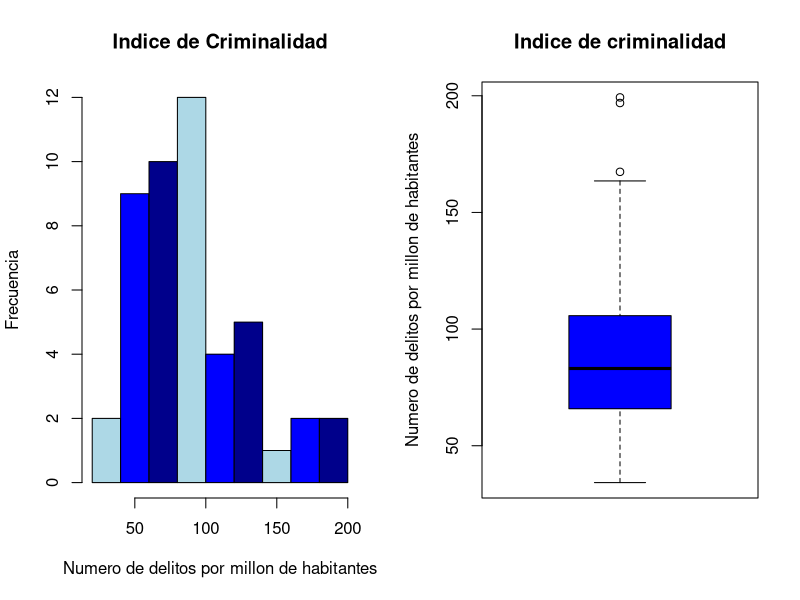
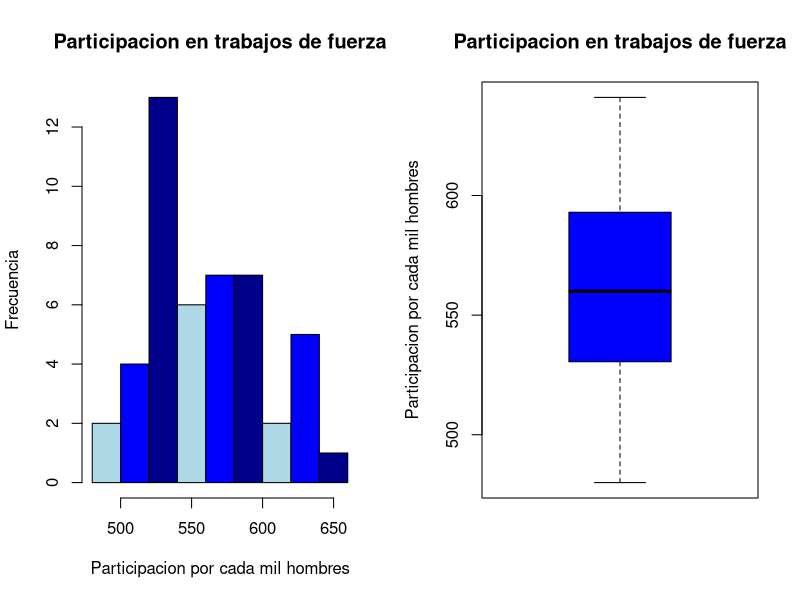
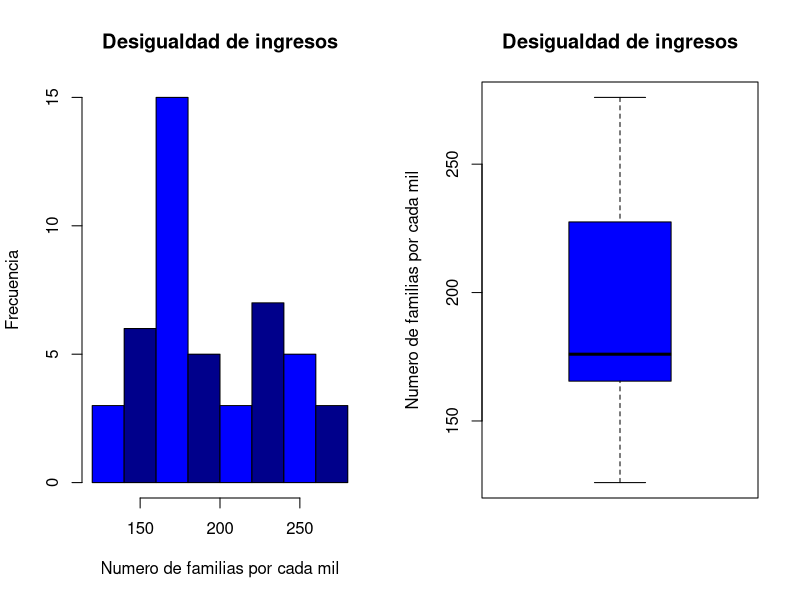
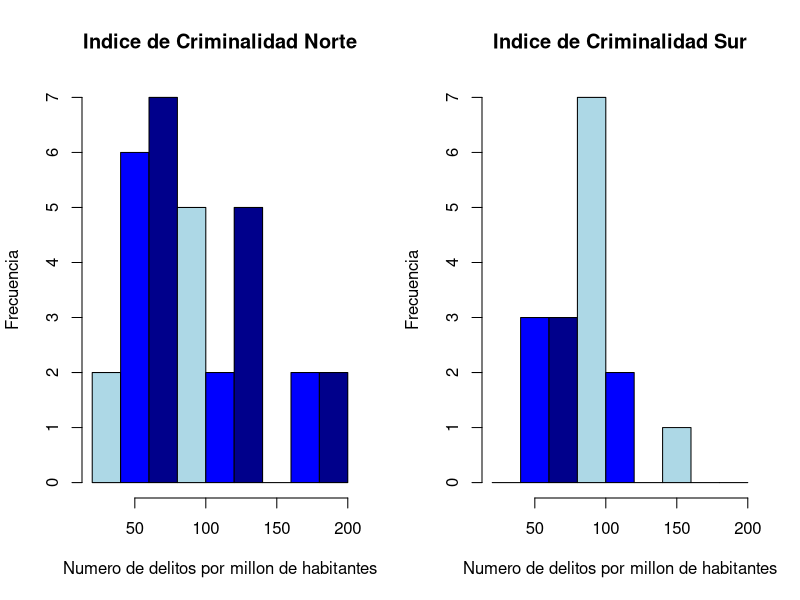
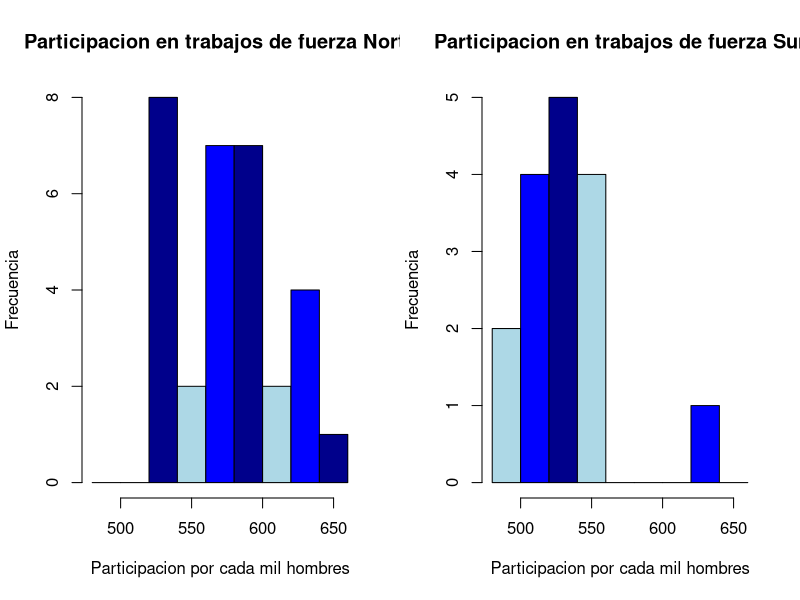
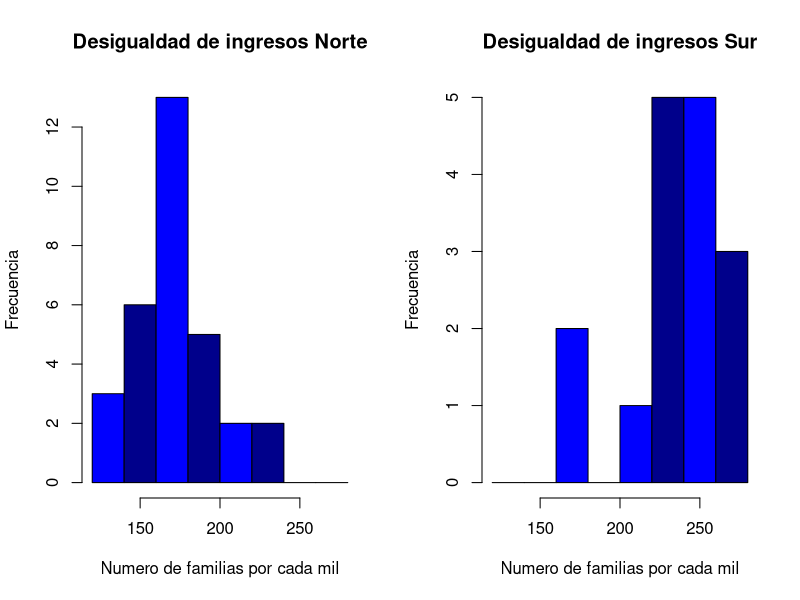
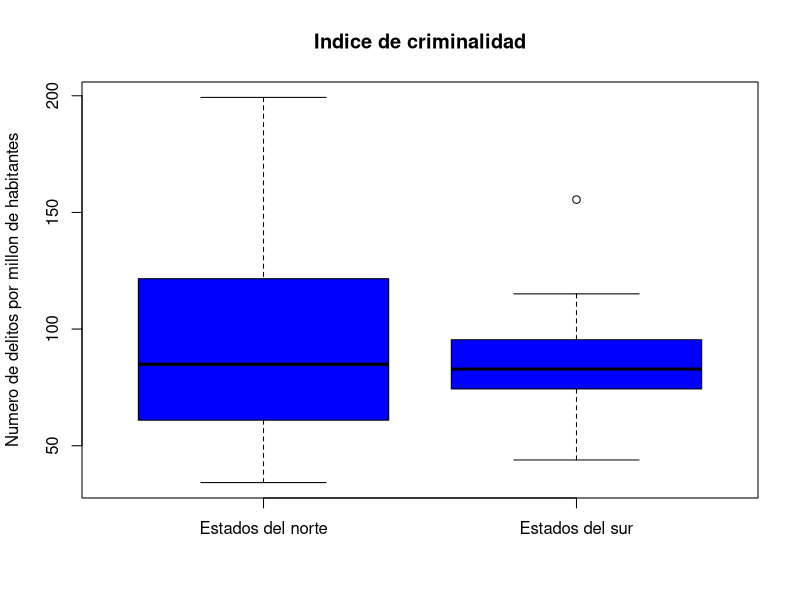
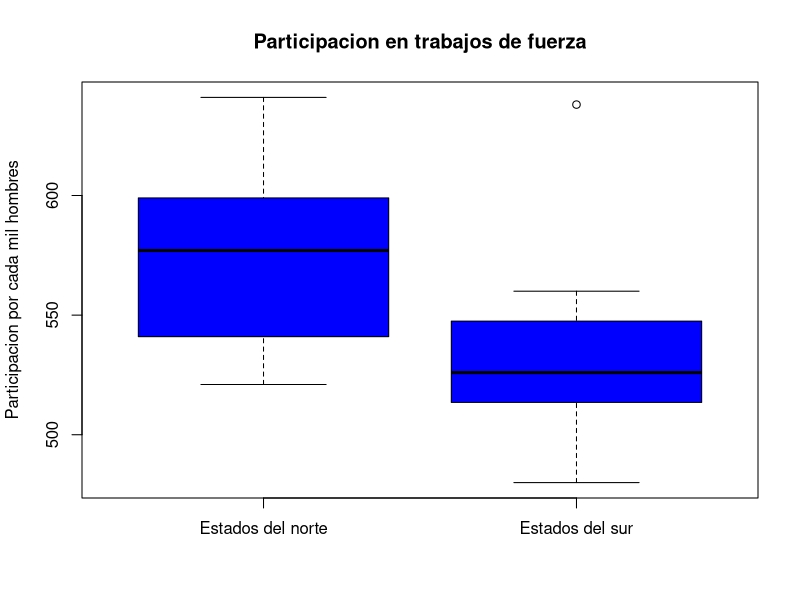

These charts were generated, in order, by the following R code:
# Laboratorio 1
# Estadistica Para Ingenieros
# Francisco Sucre 10-10717
# José Cipagauta 05-38040

#Primero, se necesitan los datos, attach para facil acceso despues.
data = read.table("IndiceCrim.dat", header = T)
attach(data)

#1

#R = Indice de criminalidad, numero de delitos conocidos por la policia por cada millon de habitantes.
summary(R) #Del summary obtenenos min, max, cuartiles, mediana, media
var(R) #Varianza
sd(R) #Desviacion estandar
range(R) #Rango
IQR(R) #Rango intercuartil

# Analisis: Con estos datos podemos ver en primer lugar que el indice de criminalidad
# es muy variante entre los estados, teniendo en cuenta que el maximo es 199, que la
# desviacion estandar sea 38 (casi un quarto del valor) indica que los valores estan
# muy dispersos. Si vemos ìel resto de las medidas podemos ver que 
# que los datos estan distribuidos de una manera relativamente uniforme, aunque si vemos
# el 3er cuartil podemos ver que el aumento es mayor despues de 105 hasta llegar en 190,
# Asi que podemos ver un diferencia notable en estos estados, una diferencia que si es
# causada por datos errados entonces afecta de manera grave al resto de las medidas.

#LF = Proporcion en participacion en trabajos de fuerza por cada mil hombres con edad 14-24.
summary(LF)
var(LF)
sd(LF)
range(LF)
IQR(LF)

# Analisis: En este caso podemos ver que los datos no se encuentran tan dispersos, ya que
# la desviacion estandar es mas pequeña en comparacion al maximo de los datos, los datos tambien
# tienen una distribucion relativamente uniforme, en el 75% de los estados no se llega a una 
# proporsicion de 600

#X = Desigualdad en ingresos, el numero de familias por mil que ganan por debajo de la mitad de la mediana de ingresos.
summary(X)
var(X)
sd(X)
range(X)
IQR(X)

# Analisis: Podemos ver que los datos no andan muy disperos ya que la desviacion
# estandar no se encuentra en una proporsicion tan eleveada comparada con el rango
# de los valores, tambien podemos ver que la mediana es algo distinta pero no es tanta la
# diferencia, podemos ver tambien que hay una distribucion relativamente uniforme en los datos,
# estando el 25% de las muestras por encima de 230 y 25% por debajo de 165

#2

#Mostrando dos graficos, histograma y boxplot de cada variable
#Considerando mostrar los datos etiquetados y coloreados para facil lectura
par(mfrow = c(1,2))
hist(R, main = "Indice de Criminalidad", xlab = "Numero de delitos por millon de habitantes", ylab = "Frecuencia", col = c("lightblue","blue","darkblue"))
boxplot(R, main = "Indice de criminalidad", ylab = "Numero de delitos por millon de habitantes", col = c("blue"))

# En estos graficos podemos facilmente observar que los indices de criminalidad mas comunes
# estan entre 50 y 100, teniendo un segundo grupo importante entre 100 y 150, y el resto
# se refieren a casos mas aislados, y como podemos ver en el grafico de caja, las muestras
# de mayor valor parecen ser datos atipicos y podrian indicar algun dato erroneo, en general
# el indice de criminalidad es bastante bajo

hist(LF, main = "Participacion en trabajos de fuerza", xlab = "Participacion por cada mil hombres", ylab = "Frecuencia", col = c("lightblue","blue","darkblue"))
boxplot(LF, main = "Participacion en trabajos de fuerza", ylab = "Participacion por cada mil hombres", col = c("blue"))

# En los graficos podemos ver que en el caso de esta variable hay una distrubucion mas uniforme
# de los valores, habiendo una concentracion relativamente parecida entre 500 y 550, y la clase
# de 550 a 600, aunque el resto de las clas aun presentan un numero considerable de muestras,
# en el grafico de caja podemos ver reflejado esto, y se ve perfectamente que entre esas dos
# clases hay una concentracion similar y en esas 2 clases en es donde se encuentran la mayoria
# de las muestras

hist(X, main = "Desigualdad de ingresos", xlab = "Numero de familias por cada mil", ylab = "Frecuencia", col = c("blue","darkblue"))
boxplot(X, main = "Desigualdad de ingresos", ylab = "Numero de familias por cada mil", col = c("blue"))

# En los graficos podemos ver que en el caso de esta variable tenemos una distrubucion diferente,
# a los graficos anteriores, aunque no hay datos lo suficientemente dispersos para considerarse
# atipicos, si podemos ver que el segundo cuartil los datos son muy parecidos mientras que en
# en el 3ro los datos son mucho mas dispersos

#3

#Mostrando ambos graficos lado a lado para facil comparacion
#Creando los breakpoints para el histograma, se necesitan los mismos para poder ser comparables
breakpoints <- c(20,40,60,80,100,120,140,160,180,200)
hist(R[S==0], breaks = breakpoints, main = "Indice de Criminalidad Norte", xlab = "Numero de delitos por millon de habitantes", ylab = "Frecuencia", col = c("lightblue","blue","darkblue"))
hist(R[S==1], breaks = breakpoints, main = "Indice de Criminalidad Sur", xlab = "Numero de delitos por millon de habitantes", ylab = "Frecuencia", col = c("lightblue","blue","darkblue"))

# En los estados del norte hay una mayor concentracion de muestras, de lo cual podemos 
# concluir que en el norte hay mayor indice de criminalidad

#Nuevos breakpoints para nuevos datos
breakpoints <- c(480,500,520,540,560,580,600,620,640,660)
hist(LF[S==0], breaks = breakpoints, main = "Participacion en trabajos de fuerza Norte", xlab = "Participacion por cada mil hombres", ylab = "Frecuencia", col = c("lightblue","blue","darkblue"))
hist(LF[S==1], breaks = breakpoints, main = "Participacion en trabajos de fuerza Sur", xlab = "Participacion por cada mil hombres", ylab = "Frecuencia", col = c("lightblue","blue","darkblue"))

# En los estados del norte hay una mayor concentracion de muestras y ademas las muestras
# en el norte son de mayor valor, con lo cual podemos concluir que hay mayor participacion
# en trabajos de fuerza en los estados del norte

#De nuevo, nuevos datos, nuevos breakpoints
breakpoints <- c(120,140,160,180,200,220,240,260,280)
hist(X[S==0], breaks = breakpoints, main = "Desigualdad de ingresos Norte", xlab = "Numero de familias por cada mil", ylab = "Frecuencia", col = c("blue","darkblue"))
hist(X[S==1], breaks = breakpoints, main = "Desigualdad de ingresos Sur", xlab = "Numero de familias por cada mil", ylab = "Frecuencia", col = c("blue","darkblue"))

# En ambos estados parecen haber concentraciones relativamente similares de datos, pero en
# los estados del sur las muestras estan concentradas en los valores mas altos, lo cual 
# demuestra que en los estados del sur hay mayor desigualdad de ingresos

#Ahora mostrando los boxplots en una misma grafica para facil comparacion
par(mfrow = c(1,1))
boxplot(R[S==0], R[S==1], main = "Indice de criminalidad", ylab = "Numero de delitos por millon de habitantes", names = c("Estados del norte", "Estados del sur"), col = c("blue"))
boxplot(LF[S==0], LF[S==1], main = "Participacion en trabajos de fuerza", ylab = "Participacion por cada mil hombres", names = c("Estados del norte", "Estados del sur"), col = c("blue"))
boxplot(X[S==0], X[S==1], main = "Desigualdad de ingresos", ylab = "Numero de familias por cada mil", names = c("Estados del norte", "Estados del sur"), col = c("blue"))
